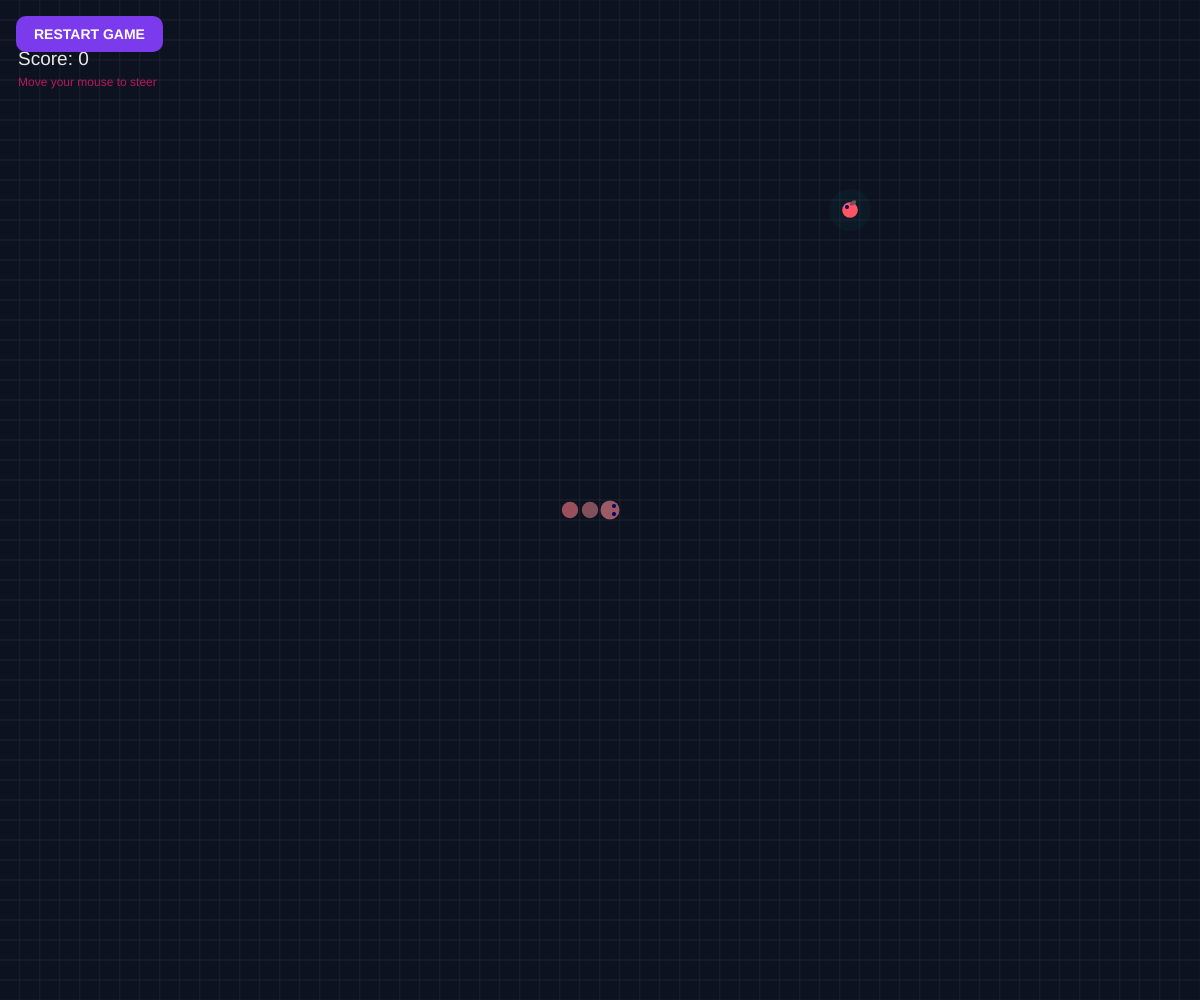
Frame 1 (no input)
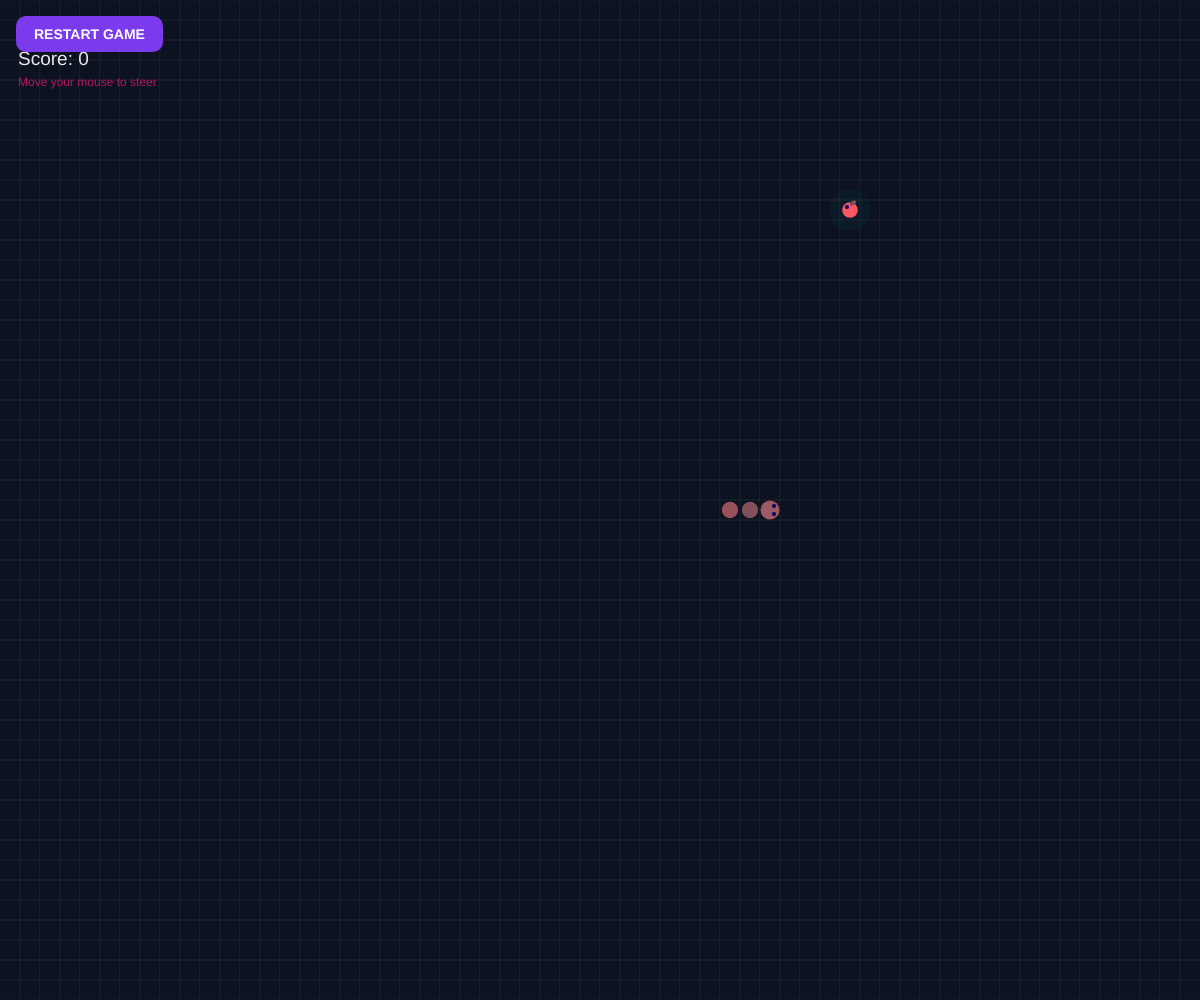
Frame 60 (no input)
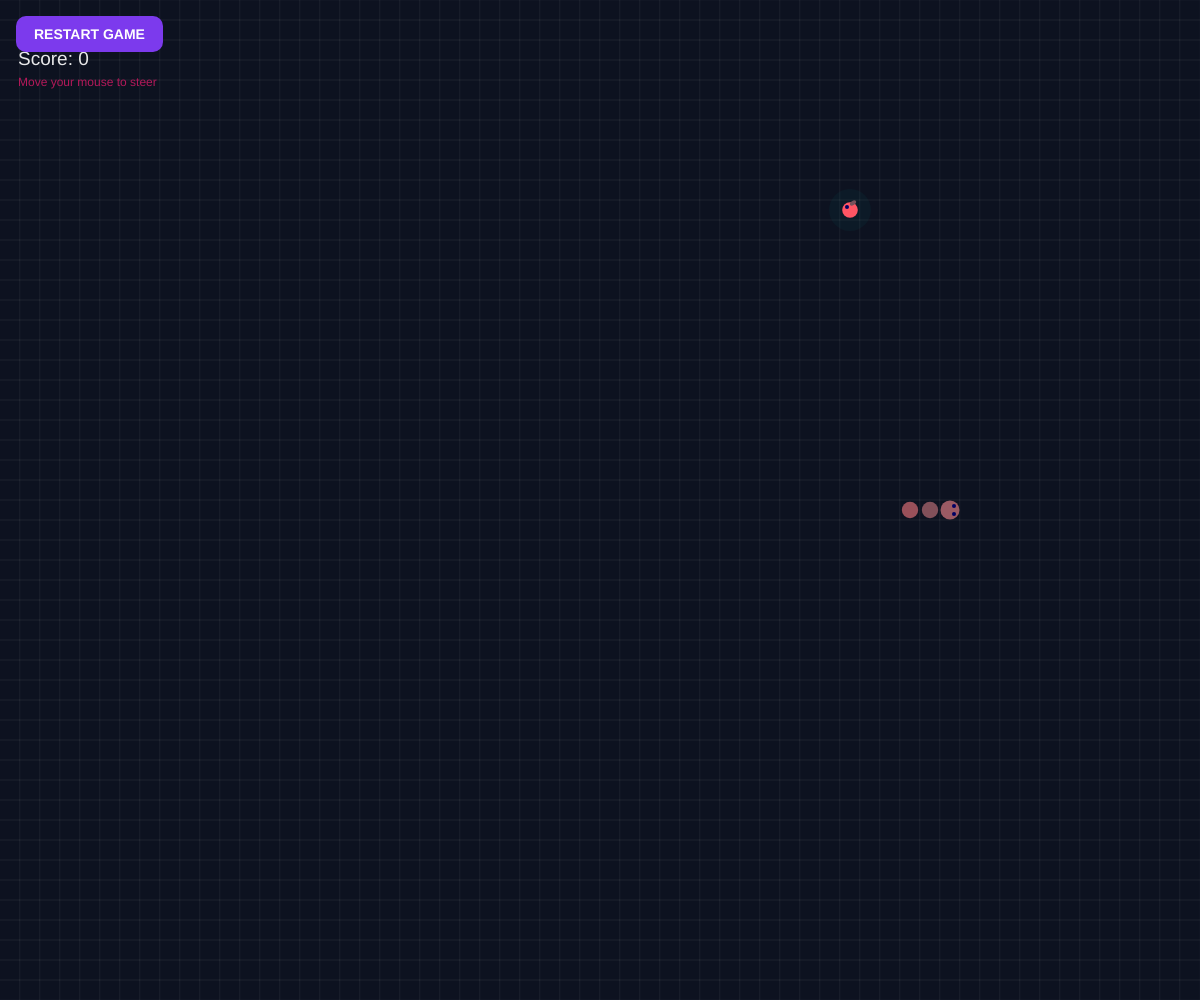
Frame 120 (the mouse pressed at the canvas centre since frame 60)

The p5.js sketch that drew these frames (run headless with seeded random() and noise() and a simulated clock; from frame 60 on, the mouse is pressed at the canvas centre):

// p5.js sketch
// ── sketch.js

let snake = [];
let food;
let direction;
let nextDirection;
let score = 0;
let gridSize = 20;
let cols, rows;
let gameOver = false;
let started = false;
let lastMove = 0;
let moveDelay = 110;
let restartButton;

function setup() {
  createCanvas(windowWidth, windowHeight);
  textFont("sans-serif");
  frameRate(60);

  cols = floor(width / gridSize);
  rows = floor(height / gridSize);

  restartButton = createButton("RESTART GAME");
  restartButton.position(16, 16);
  restartButton.style("padding", "10px 18px");
  restartButton.style("background", "#7c3aed");
  restartButton.style("color", "white");
  restartButton.style("border", "none");
  restartButton.style("border-radius", "10px");
  restartButton.style("font-size", "14px");
  restartButton.style("font-weight", "bold");
  restartButton.style("cursor", "pointer");
  restartButton.mousePressed(resetGame);

  resetGame();

  let canvasElement = document.querySelector("canvas");
  canvasElement.style.touchAction = "none";
  canvasElement.style.display = "block";
}

function resetGame() {
  cols = floor(width / gridSize);
  rows = floor(height / gridSize);

  snake = [
    { x: floor(cols / 2), y: floor(rows / 2) },
    { x: floor(cols / 2) - 1, y: floor(rows / 2) },
    { x: floor(cols / 2) - 2, y: floor(rows / 2) }
  ];

  direction = { x: 1, y: 0 };
  nextDirection = { x: 1, y: 0 };

  score = 0;
  gameOver = false;
  started = false;
  lastMove = millis();

  placeFood();
}

function placeFood() {
  let attempts = 0;

  do {
    food = {
      x: floor(random(cols)),
      y: floor(random(rows))
    };
    attempts++;
  } while (
    snake.some(part => part.x === food.x && part.y === food.y) &&
    attempts < 1000
  );
}

function draw() {
  background(13, 18, 32);

  drawGrid();
  drawFood();
  drawSnake();
  drawHUD();

  if (!started && !gameOver) {
    drawMessage("MOVE YOUR MOUSE TO START", "Guide the snake toward the food!");
  }

  if (gameOver) {
    drawMessage("GAME OVER!", "Final score: " + score + "  |  Click Restart");
  }

  if (started && !gameOver && millis() - lastMove > moveDelay) {
    moveSnake();
    lastMove = millis();
  }
}

function drawGrid() {
  stroke(255, 255, 255, 9);
  strokeWeight(1);

  for (let x = 0; x < cols; x++) {
    for (let y = 0; y < rows; y++) {
      noFill();
      rect(
        x * gridSize,
        y * gridSize,
        gridSize,
        gridSize
      );
    }
  }

  noStroke();
}

function drawFood() {
  if (!food) return;

  let x = food.x * gridSize + gridSize / 2;
  let y = food.y * gridSize + gridSize / 2;

  // Glowing food
  noStroke();
  fill(0, 100, 100, 25);
  circle(x, y, gridSize * 2.1);

  fill(340, 85, 100);
  circle(x, y, gridSize * 0.78);

  fill(0, 0, 100);
  circle(x - 3, y - 3, gridSize * 0.2);

  // Small green leaf
  push();
  translate(x + 3, y - 7);
  rotate(-0.6);
  fill(120, 80, 90);
  ellipse(0, 0, 7, 4);
  pop();
}

function drawSnake() {
  noStroke();

  for (let i = snake.length - 1; i >= 0; i--) {
    let part = snake[i];

    let x = part.x * gridSize + gridSize / 2;
    let y = part.y * gridSize + gridSize / 2;

    if (i === 0) {
      // Head
      fill(155, 90, 100);
      circle(x, y, gridSize * 0.95);

      // Eyes
      fill(0, 0, 100);
      let eyeOffsetX = direction.x * 4;
      let eyeOffsetY = direction.y * 4;

      circle(x + eyeOffsetX - direction.y * 4,
             y + eyeOffsetY + direction.x * 4, 4);

      circle(x + eyeOffsetX + direction.y * 4,
             y + eyeOffsetY - direction.x * 4, 4);
    } else {
      let green = map(i, 1, snake.length, 130, 175);
      fill(green, 80, 90);
      circle(x, y, gridSize * 0.82);
    }
  }
}

function drawHUD() {
  noStroke();

  fill(255, 255, 255, 230);
  textAlign(LEFT, CENTER);
  textSize(19);
  text("Score: " + score, 18, 60);

  textSize(12);
  fill(180, 25, 90);
  text("Move your mouse to steer", 18, 83);
}

function drawMessage(title, subtitle) {
  // Centered overlay
  noStroke();
  fill(220, 35, 12, 225);
  rectMode(CENTER);
  rect(width / 2, height / 2, min(width - 30, 390), 110, 18);
  rectMode(CORNER);

  textAlign(CENTER, CENTER);
  fill(150, 85, 100);
  textSize(23);
  text(title, width / 2, height / 2 - 18);

  fill(0, 0, 100);
  textSize(13);
  text(subtitle, width / 2, height / 2 + 18);
}

function moveSnake() {
  direction = { x: nextDirection.x, y: nextDirection.y };

  let head = {
    x: snake[0].x + direction.x,
    y: snake[0].y + direction.y
  };

  // Wall collision
  if (
    head.x < 0 || head.x >= cols ||
    head.y < 0 || head.y >= rows
  ) {
    gameOver = true;
    return;
  }

  let eating = head.x === food.x && head.y === food.y;

  // The tail moves away unless the snake eats food
  let bodyToCheck = eating ? snake : snake.slice(0, -1);

  if (bodyToCheck.some(part => part.x === head.x && part.y === head.y)) {
    gameOver = true;
    return;
  }

  snake.unshift(head);

  if (eating) {
    score += 10;
    placeFood();

    // Gradually increase the speed
    moveDelay = max(55, 110 - score * 0.4);

    // Win if the board is completely filled
    if (snake.length >= cols * rows) {
      gameOver = true;
    }
  } else {
    snake.pop();
  }
}

function mouseMoved() {
  steerWithPointer(mouseX, mouseY);
}

function mouseDragged() {
  steerWithPointer(mouseX, mouseY);
}

function touchMoved() {
  if (touches.length > 0) {
    steerWithPointer(touches[0].x, touches[0].y);
  }
  return false;
}

function steerWithPointer(px, py) {
  if (gameOver) return;

  let head = snake[0];
  let headX = head.x * gridSize + gridSize / 2;
  let headY = head.y * gridSize + gridSize / 2;

  let dx = px - headX;
  let dy = py - headY;

  if (!started) {
    started = true;
  }

  // Choose the strongest direction toward the pointer
  if (abs(dx) > abs(dy)) {
    if (dx > 0 && direction.x !== -1) {
      nextDirection = { x: 1, y: 0 };
    } else if (dx < 0 && direction.x !== 1) {
      nextDirection = { x: -1, y: 0 };
    }
  } else {
    if (dy > 0 && direction.y !== -1) {
      nextDirection = { x: 0, y: 1 };
    } else if (dy < 0 && direction.y !== 1) {
      nextDirection = { x: 0, y: -1 };
    }
  }
}

function windowResized() {
  resizeCanvas(windowWidth, windowHeight);
  resetGame();
}
